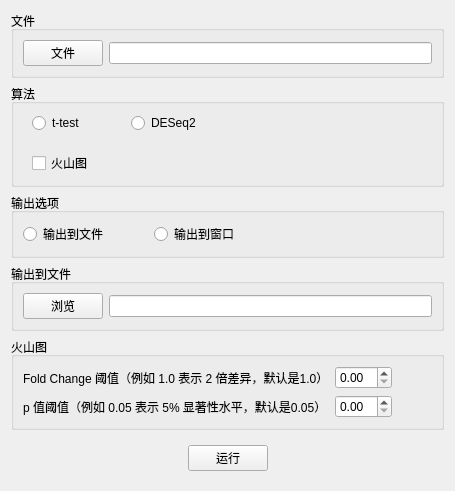
    <widget class="QWidget" name="pageFind">
     <layout class="QVBoxLayout" name="verticalLayout_20">
      <item>
       <widget class="QGroupBox" name="groupBox_9">
        <property name="title">
         <string>文件</string>
        </property>
        <layout class="QHBoxLayout" name="horizontalLayout_30">
         <item>
          <widget class="QPushButton" name="pbFindin">
           <property name="text">
            <string>文件</string>
           </property>
          </widget>
         </item>
         <item>
          <widget class="QLineEdit" name="leFindIn"/>
         </item>
        </layout>
       </widget>
      </item>
      <item>
       <widget class="QGroupBox" name="groupBox_10">
        <property name="title">
         <string>算法</string>
        </property>
        <layout class="QVBoxLayout" name="verticalLayout_23">
         <property name="spacing">
          <number>0</number>
         </property>
         <property name="topMargin">
          <number>0</number>
         </property>
         <property name="bottomMargin">
          <number>0</number>
         </property>
         <item>
          <widget class="QWidget" name="widget_21" native="true">
           <layout class="QHBoxLayout" name="horizontalLayout_32">
            <item>
             <widget class="QRadioButton" name="ttest">
              <property name="text">
               <string>t-test</string>
              </property>
             </widget>
            </item>
            <item>
             <spacer name="horizontalSpacer_52">
              <property name="orientation">
               <enum>Qt::Horizontal</enum>
              </property>
              <property name="sizeType">
               <enum>QSizePolicy::Minimum</enum>
              </property>
              <property name="sizeHint" stdset="0">
               <size>
                <width>40</width>
                <height>20</height>
               </size>
              </property>
             </spacer>
            </item>
            <item>
             <widget class="QRadioButton" name="deseq">
              <property name="text">
               <string>DESeq2</string>
              </property>
             </widget>
            </item>
            <item>
             <spacer name="horizontalSpacer_51">
              <property name="orientation">
               <enum>Qt::Horizontal</enum>
              </property>
              <property name="sizeHint" stdset="0">
               <size>
                <width>40</width>
                <height>20</height>
               </size>
              </property>
             </spacer>
            </item>
           </layout>
          </widget>
         </item>
         <item>
          <widget class="QWidget" name="widget_22" native="true">
           <layout class="QHBoxLayout" name="horizontalLayout_33">
            <item>
             <widget class="QCheckBox" name="volCb">
              <property name="text">
               <string>火山图</string>
              </property>
             </widget>
            </item>
            <item>
             <spacer name="horizontalSpacer_54">
              <property name="orientation">
               <enum>Qt::Horizontal</enum>
              </property>
              <property name="sizeHint" stdset="0">
               <size>
                <width>40</width>
                <height>20</height>
               </size>
              </property>
             </spacer>
            </item>
           </layout>
          </widget>
         </item>
        </layout>
       </widget>
      </item>
      <item>
       <widget class="QGroupBox" name="groupBox_11">
        <property name="title">
         <string>输出选项</string>
        </property>
        <layout class="QHBoxLayout" name="horizontalLayout_31">
         <item>
          <widget class="QRadioButton" name="find2file">
           <property name="text">
            <string>输出到文件</string>
           </property>
          </widget>
         </item>
         <item>
          <spacer name="horizontalSpacer_48">
           <property name="orientation">
            <enum>Qt::Horizontal</enum>
           </property>
           <property name="sizeType">
            <enum>QSizePolicy::Minimum</enum>
           </property>
           <property name="sizeHint" stdset="0">
            <size>
             <width>40</width>
             <height>20</height>
            </size>
           </property>
          </spacer>
         </item>
         <item>
          <widget class="QRadioButton" name="find2win">
           <property name="text">
            <string>输出到窗口</string>
           </property>
          </widget>
         </item>
         <item>
          <spacer name="horizontalSpacer_47">
           <property name="orientation">
            <enum>Qt::Horizontal</enum>
           </property>
           <property name="sizeHint" stdset="0">
            <size>
             <width>40</width>
             <height>20</height>
            </size>
           </property>
          </spacer>
         </item>
        </layout>
       </widget>
      </item>
      <item>
       <widget class="QGroupBox" name="find2fileWidget">
        <property name="title">
         <string>输出到文件</string>
        </property>
        <layout class="QHBoxLayout" name="horizontalLayout_35">
         <item>
          <widget class="QPushButton" name="pushButton_15">
           <property name="text">
            <string>浏览</string>
           </property>
          </widget>
         </item>
         <item>
          <widget class="QLineEdit" name="leFindOut"/>
         </item>
        </layout>
       </widget>
      </item>
      <item>
       <widget class="QGroupBox" name="volWid">
        <property name="title">
         <string>火山图</string>
        </property>
        <layout class="QGridLayout" name="gridLayout_3">
         <item row="0" column="0">
          <widget class="QLabel" name="label_8">
           <property name="text">
            <string>Fold Change 阈值（例如 1.0 表示 2 倍差异，默认是1.0）</string>
           </property>
          </widget>
         </item>
         <item row="0" column="1">
          <widget class="QDoubleSpinBox" name="foldchange"/>
         </item>
         <item row="1" column="1">
          <widget class="QDoubleSpinBox" name="p_v"/>
         </item>
         <item row="1" column="0">
          <widget class="QLabel" name="label_9">
           <property name="text">
            <string>p 值阈值（例如 0.05 表示 5% 显著性水平，默认是0.05）</string>
           </property>
          </widget>
         </item>
         <item row="0" column="2">
          <spacer name="horizontalSpacer_55">
           <property name="orientation">
            <enum>Qt::Horizontal</enum>
           </property>
           <property name="sizeHint" stdset="0">
            <size>
             <width>40</width>
             <height>20</height>
            </size>
           </property>
          </spacer>
         </item>
         <item row="1" column="2">
          <spacer name="horizontalSpacer_56">
           <property name="orientation">
            <enum>Qt::Horizontal</enum>
           </property>
           <property name="sizeHint" stdset="0">
            <size>
             <width>40</width>
             <height>20</height>
            </size>
           </property>
          </spacer>
         </item>
        </layout>
       </widget>
      </item>
      <item>
       <widget class="QWidget" name="widget_23" native="true">
        <layout class="QHBoxLayout" name="horizontalLayout_34">
         <item>
          <spacer name="horizontalSpacer_57">
           <property name="orientation">
            <enum>Qt::Horizontal</enum>
           </property>
           <property name="sizeHint" stdset="0">
            <size>
             <width>40</width>
             <height>20</height>
            </size>
           </property>
          </spacer>
         </item>
         <item>
          <widget class="QPushButton" name="findRun">
           <property name="text">
            <string>运行</string>
           </property>
          </widget>
         </item>
         <item>
          <spacer name="horizontalSpacer_58">
           <property name="orientation">
            <enum>Qt::Horizontal</enum>
           </property>
           <property name="sizeHint" stdset="0">
            <size>
             <width>40</width>
             <height>20</height>
            </size>
           </property>
          </spacer>
         </item>
        </layout>
       </widget>
      </item>
     </layout>
    </widget>
